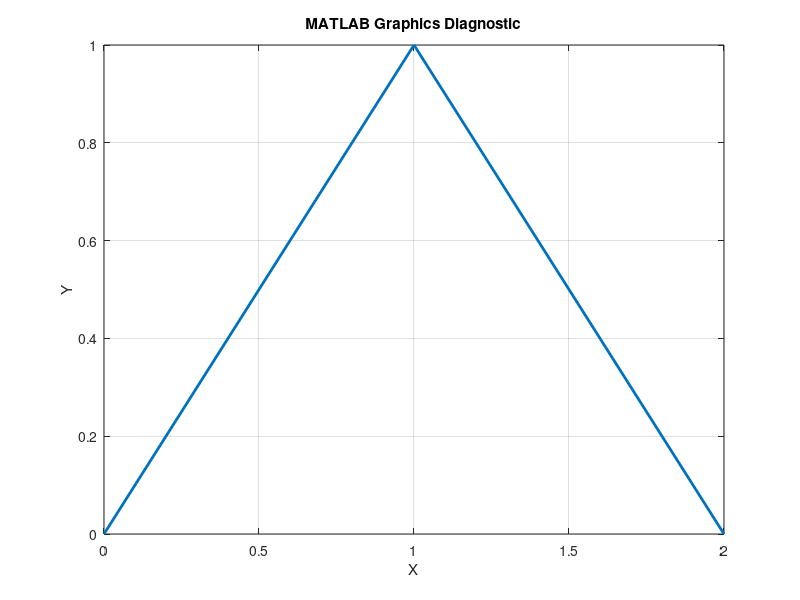
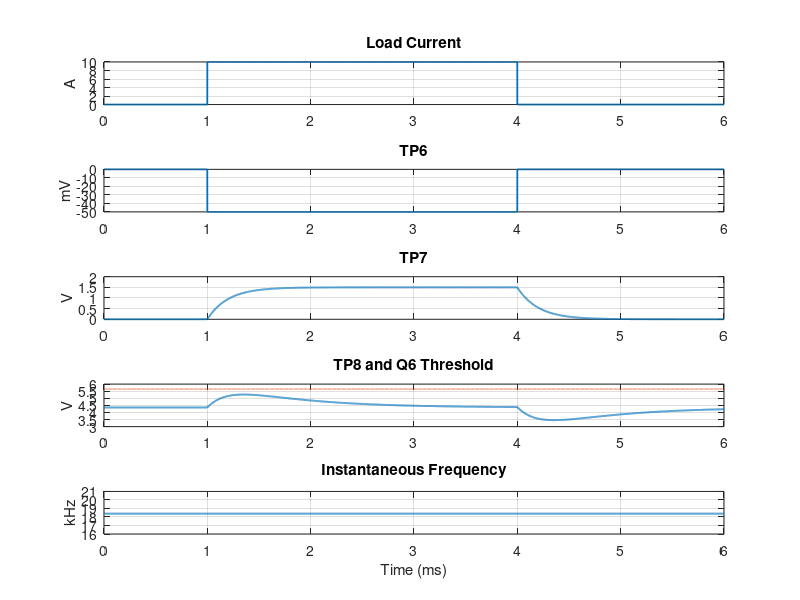
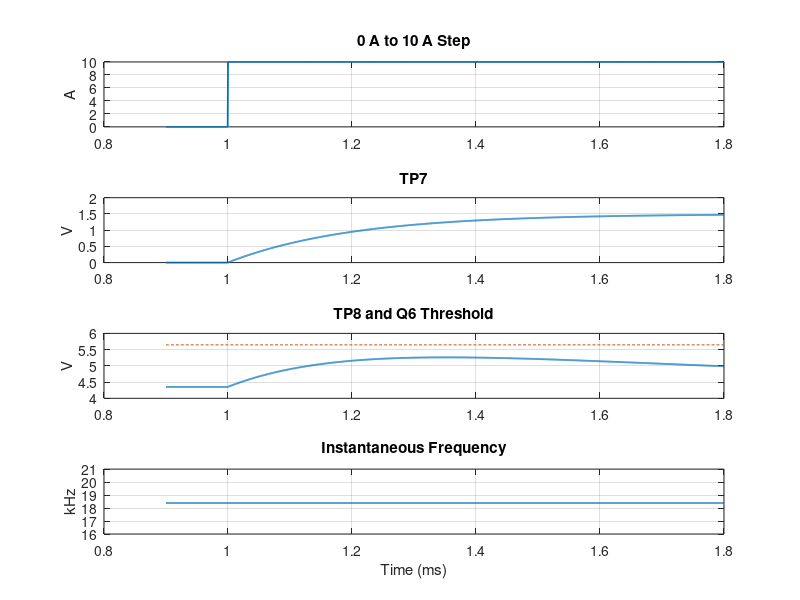
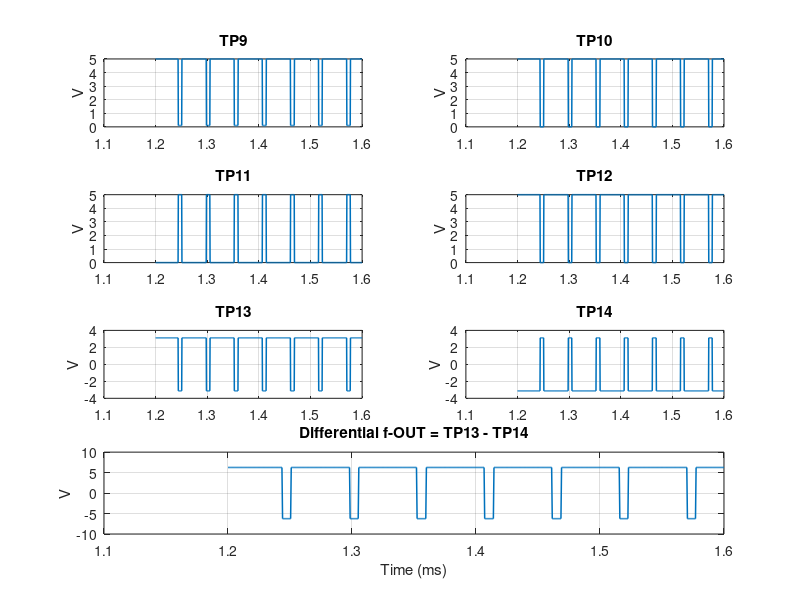

Write MATLAB code to recreate these figures, in order. (Note: this script raises an error after producing the figures.)
%% NE555 Current-Sense Model - VERSION 2.2
% MATLAB Online "export-only" version.
% This version does NOT rely on interactive figure rendering.
% It calculates the same Version 2.1 signals and writes PNG files directly.
%
% If the interactive MATLAB Online figure windows are blank but these PNG
% files contain the plots, the electrical model is fine and the problem is
% only the browser/figure renderer.

clear;
clc;
close all force;

%% 1. Simulation settings
VCC  = 5.0;
dt   = 0.5e-6;
Tsim = 6e-3;
t    = 0:dt:Tsim;
N    = numel(t);

%% 2. Circuit parameters
Rsense = 5e-3;

R38 = 1e3;
R37 = 10e3;
R36 = 330e3;
C30 = 220e-9;

R35 = 330e3;
R34 = 24e3;
C29 = 2e-9;

R32 = 10;
R33 = 5e3;
R29 = 1e3;
C27 = 10e-9;

Vf_D31 = 0.60;
VCEsat = 0.10;

Npri = 80;
Nsec = 100;
turns_ratio = Nsec/Npri;

%% 3. Derived values
A_LM358 = R36/(R38+R37);

Rth_C30   = 1/(1/R38 + 1/R37);
tau_sense = Rth_C30*C30;
fc_sense  = 1/(2*pi*tau_sense);

tau_mod = (R35+R34)*C29;
fc_mod  = 1/(2*pi*tau_mod);

RA = R32 + R33;
RB = R29;

VTL = VCC/3;
VTH = 2*VCC/3;

Vcharge_inf = VCC - Vf_D31;

t_charge = RA*C27 * log((Vcharge_inf-VTL)/(Vcharge_inf-VTH));
t_discharge = RB*C27 * log((VTH-VCEsat)/(VTL-VCEsat));

T555_nom = t_charge + t_discharge;
f555_nom = 1/T555_nom;
duty_nom = t_charge/T555_nom;

%% 4. Fast 0 -> 10 A -> 0 A profile
Iload = zeros(size(t));
Iload(t >= 1e-3 & t < 4e-3) = 10;

%% 5. TP6
TP6 = -Iload*Rsense;

%% 6. TP7
TP7_target = -A_LM358*TP6;

TP7 = zeros(size(t));
alpha_sense = dt/(tau_sense+dt);

for k = 2:N
    TP7(k) = TP7(k-1) + alpha_sense*(TP7_target(k)-TP7(k-1));
end

TP7 = min(max(TP7,0),3.5);

%% 7. TP8
Vbias_TP8 = 4.35;

TP7_lp_mod = zeros(size(t));
alpha_mod = dt/(tau_mod+dt);

for k = 2:N
    TP7_lp_mod(k) = TP7_lp_mod(k-1) + alpha_mod*(TP7(k)-TP7_lp_mod(k-1));
end

HP_mod = TP7 - TP7_lp_mod;
TP8 = Vbias_TP8 + HP_mod;
TP8 = min(max(TP8,0),6.5);

%% 8. Q6 threshold
VBE_PNP = 0.65;
VQ6_on  = VCC + VBE_PNP;
Q6_drive = max(TP8 - VQ6_on,0);

%% 9. Frequency
Kf = 5e3;
f_inst = f555_nom + Kf*Q6_drive;

%% 10. NE555 signals
phase = zeros(size(t));

for k = 2:N
    phase(k) = phase(k-1) + 2*pi*f_inst(k)*dt;
end

phase01 = mod(phase,2*pi)/(2*pi);

TP10 = VCC*(phase01 < duty_nom);

TP9 = VCC*ones(size(t));
TP9(phase01 >= duty_nom) = VCEsat;

%% 11. Transformer signals
TP12 = TP10;
TP11 = VCC - TP10;

Vpri_diff = TP12 - TP11;
Vsec_diff = turns_ratio*Vpri_diff;

TP13 = +0.5*Vsec_diff;
TP14 = -0.5*Vsec_diff;

f_OUT = TP13 - TP14;

%% 12. Console summary
fprintf('\nVERSION 2.2 - EXPORT-ONLY PLOTTING\n');
fprintf('LM358 gain              : %.2f V/V\n', A_LM358);
fprintf('TP8 max                 : %.3f V\n', max(TP8));
fprintf('Q6 threshold            : %.3f V\n', VQ6_on);
fprintf('Max Q6 drive            : %.3f V\n', max(Q6_drive));
fprintf('Frequency               : %.3f to %.3f kHz\n', ...
        min(f_inst)/1e3,max(f_inst)/1e3);

%% 13. Simple graphics diagnostic image
fig = figure('Visible','off','Color','w');
set(fig,'Renderer','painters');
plot([0 1 2],[0 1 0],'LineWidth',2);
grid on;
xlabel('X');
ylabel('Y');
title('MATLAB Graphics Diagnostic');
print(fig,'Graphics_Diagnostic.png','-dpng','-r160');
close(fig);

%% 14. Analog/control figure
fig = figure('Visible','off','Color','w');
set(fig,'Renderer','painters');

subplot(5,1,1);
plot(t*1e3,Iload,'LineWidth',1.3);
grid on; ylabel('A'); title('Load Current');

subplot(5,1,2);
plot(t*1e3,TP6*1e3,'LineWidth',1.3);
grid on; ylabel('mV'); title('TP6');

subplot(5,1,3);
plot(t*1e3,TP7,'LineWidth',1.3);
grid on; ylabel('V'); title('TP7');

subplot(5,1,4);
plot(t*1e3,TP8,'LineWidth',1.3);
hold on;
plot(t*1e3,VQ6_on*ones(size(t)),'--','LineWidth',1.0);
grid on; ylabel('V'); title('TP8 and Q6 Threshold');

subplot(5,1,5);
plot(t*1e3,f_inst/1e3,'LineWidth',1.3);
grid on; ylabel('kHz'); xlabel('Time (ms)');
title('Instantaneous Frequency');

print(fig,'V2_2_Analog_Control.png','-dpng','-r180');
close(fig);

%% 15. Rising edge figure
z = t >= 0.90e-3 & t <= 1.80e-3;

fig = figure('Visible','off','Color','w');
set(fig,'Renderer','painters');

subplot(4,1,1);
plot(t(z)*1e3,Iload(z),'LineWidth',1.3);
grid on; ylabel('A'); title('0 A to 10 A Step');

subplot(4,1,2);
plot(t(z)*1e3,TP7(z),'LineWidth',1.3);
grid on; ylabel('V'); title('TP7');

subplot(4,1,3);
plot(t(z)*1e3,TP8(z),'LineWidth',1.3);
hold on;
plot(t(z)*1e3,VQ6_on*ones(1,sum(z)),'--','LineWidth',1.0);
grid on; ylabel('V'); title('TP8 and Q6 Threshold');

subplot(4,1,4);
plot(t(z)*1e3,f_inst(z)/1e3,'LineWidth',1.3);
grid on; ylabel('kHz'); xlabel('Time (ms)');
title('Instantaneous Frequency');

print(fig,'V2_2_Rising_Edge.png','-dpng','-r180');
close(fig);

%% 16. Digital test points
zo = t >= 1.20e-3 & t <= 1.60e-3;

fig = figure('Visible','off','Color','w');
set(fig,'Renderer','painters');

subplot(4,2,1);
plot(t(zo)*1e3,TP9(zo),'LineWidth',1.1);
grid on; title('TP9'); ylabel('V');

subplot(4,2,2);
plot(t(zo)*1e3,TP10(zo),'LineWidth',1.1);
grid on; title('TP10'); ylabel('V');

subplot(4,2,3);
plot(t(zo)*1e3,TP11(zo),'LineWidth',1.1);
grid on; title('TP11'); ylabel('V');

subplot(4,2,4);
plot(t(zo)*1e3,TP12(zo),'LineWidth',1.1);
grid on; title('TP12'); ylabel('V');

subplot(4,2,5);
plot(t(zo)*1e3,TP13(zo),'LineWidth',1.1);
grid on; title('TP13'); ylabel('V');

subplot(4,2,6);
plot(t(zo)*1e3,TP14(zo),'LineWidth',1.1);
grid on; title('TP14'); ylabel('V');

subplot(4,2,[7 8]);
plot(t(zo)*1e3,f_OUT(zo),'LineWidth',1.1);
grid on;
title('Differential f-OUT = TP13 - TP14');
ylabel('V'); xlabel('Time (ms)');

print(fig,'V2_2_Digital_Test_Points.png','-dpng','-r180');
close(fig);

%% 17. Save numeric data to CSV
T = table(t(:),Iload(:),TP6(:),TP7(:),TP8(:),TP9(:),TP10(:), ...
          TP11(:),TP12(:),TP13(:),TP14(:),f_OUT(:),f_inst(:), ...
          'VariableNames',{'Time_s','Iload_A','TP6_V','TP7_V','TP8_V', ...
          'TP9_V','TP10_V','TP11_V','TP12_V','TP13_V','TP14_V', ...
          'fOUT_V','Frequency_Hz'});

writetable(T,'V2_2_Simulation_Data.csv');

fprintf('\nFiles created in Current Folder:\n');
fprintf('  Graphics_Diagnostic.png\n');
fprintf('  V2_2_Analog_Control.png\n');
fprintf('  V2_2_Rising_Edge.png\n');
fprintf('  V2_2_Digital_Test_Points.png\n');
fprintf('  V2_2_Simulation_Data.csv\n');
fprintf('\nOpen the PNG files directly from the Current Folder.\n');
